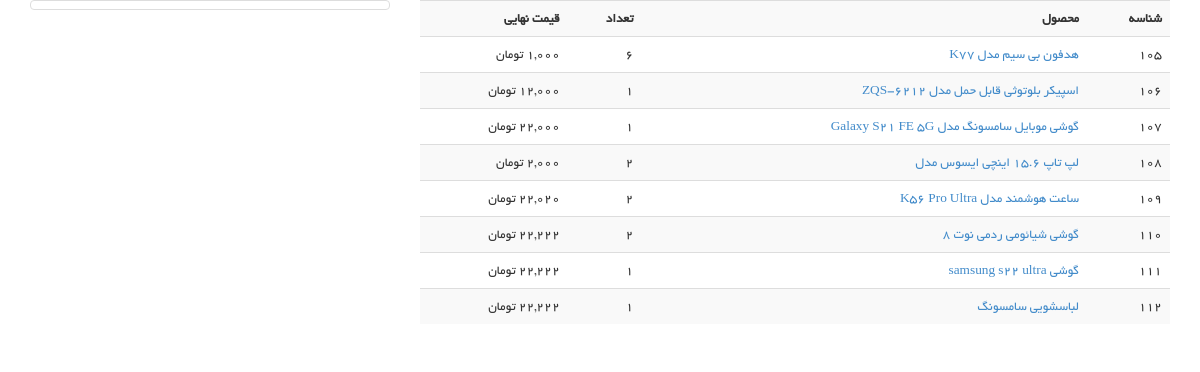
Page /user/my-shopping-detail/1 (signed in) on the committed database.
### order_module/models.py (models this page shows, shortened)
class OrderDetail(models.Model):
    order = models.ForeignKey(Order, on_delete=models.CASCADE, verbose_name='سبد خرید')
    product = models.ForeignKey(Product, on_delete=models.CASCADE, verbose_name='محصول')
    final_price = models.IntegerField(null=True, blank=True, verbose_name='قیمت نهایی تکی محصول')
    count = models.IntegerField(verbose_name='تعداد')
    class Meta:
        verbose_name = 'جزئیات سبد خرید'
        verbose_name_plural = 'لیست جزئیات سبد های خرید'

### product_module/models.py (models this page shows, shortened)
class Product(models.Model):
    title = models.CharField(max_length=300, verbose_name='عنوان')
    category = models.ManyToManyField(
        ProductCategory,
        related_name='product_categories',
        verbose_name='دسته بندی ها')
    image = models.ImageField(upload_to='images/products', null=True, blank=True, verbose_name='تصویر محصول')
    brand = models.ForeignKey(ProductBrand, verbose_name='برند', on_delete=models.CASCADE, null=True, blank=True)
    price = models.IntegerField(verbose_name="قیمت")
    short_description = models.CharField(max_length=360, null=True, db_index=True, verbose_name='توضیحات کوتاه')
    description = models.TextField(db_index=True, verbose_name='توضیحات اصلی')
    slug = models.SlugField(null=False, max_length=200, blank=True,
                            unique=True)  # ,editable=False) #vaghti blank=True ast , an field mitavanad dar admin khali bashad vagarna error midahad
    is_active = models.BooleanField(default=False, verbose_name='فعال/غیرفعال')
    is_delete = models.BooleanField(verbose_name='حذف شده / حذف نشده')
    class Meta:
        verbose_name = 'محصول'
        verbose_name_plural = 'محصولات'

### user_panel_module/views.py (the view)
# urls.py: path('my-shopping-detail/<order_id>', views.my_shopping_detail, name='user_shopping_detail_page'),
def my_shopping_detail(request:HttpRequest ,order_id):
    order = Order.objects.prefetch_related('orderdetail_set').filter(id=order_id,user_id=request.user.id,is_paid=True).first()
    if order is None:
        raise Http404("سبد خرید مورد نظر یافت نشد")
    return render(request, 'user_panel_module/user_shopping_detail.html',{
        'order':order
    })

### polls/templatetags/poll_extras.py (called while the page is built)
@register.filter(name='three_digits_currency')
def three_digits_currency(value: int):
    return '{:,}'.format(value) + ' تومان'

### user_panel_module/templates/user_panel_module/user_shopping_detail.html (shortened to what this page needs)
{% extends 'shared/_layout.html' %}
{% load render_partial %}
{% load poll_extras %}
{% load static %}
{% block content %}
    <div class="container">
        <div class="row">
            <div class="col-md-4">
                <a class="thumbnail">
                </a>
            </div>
            <div class="col-md-8">
                <table class="table table-responsive table-hover table-striped">
                    <tr>
                        <th class="text-right">شناسه</th>
                        <th class="text-right">محصول</th>
                        <th class="text-right">تعداد</th>
                        <th class="text-right">قیمت نهایی</th>
                    </tr>
                    {% for detail in order.orderdetail_set.all %}
                        <tr>
                            <td class="text-right">{{ detail.id }}</td>
                            <td class="text-right"><a href="{% url 'product-detail' slug=detail.product.slug %}">{{ detail.product.title }}</a></td>
                            <td class="text-right">{{ detail.count }}</td>
                            <td class="text-right">{{ detail.final_price|three_digits_currency }}</td>
                        </tr>
                    {% endfor %}
                </table>
            </div>
        </div>
    </div>
{% endblock %}

### static/css/main.css (style rules this page uses)
body { font-family: 'BYekan'; font-size: 10pt; position: relative; font-weight: normal; direction: rtl; }
a { -webkit-transition: 300ms; -moz-transition: 300ms; -o-transition: 300ms; transition: 300ms; }

### rows in the picture
OrderDetail: id "105", product "هدفون بی سیم مدل K77", count "6", final_price|three_digits_currency "1,000 تومان"
OrderDetail: id "106", product "اسپیکر بلوتوثی قابل حمل مدل ZQS-6212", count "1", final_price|three_digits_currency "12,000 تومان"
OrderDetail: id "107", product "گوشی موبایل سامسونگ مدل Galaxy S21 FE 5G", count "1", final_price|three_digits_currency "22,000 تومان"
OrderDetail: id "108", product "لپ تاپ 15.6 اینچی ایسوس مدل", count "2", final_price|three_digits_currency "2,000 تومان"
OrderDetail: id "109", product "ساعت هوشمند مدل K56 Pro Ultra", count "2", final_price|three_digits_currency "22,020 تومان"
OrderDetail: id "110", product "گوشی شیائومی ردمی نوت 8", count "2", final_price|three_digits_currency "22,222 تومان"
OrderDetail: id "111", product "گوشی samsung s22 ultra", count "1", final_price|three_digits_currency "22,222 تومان"
OrderDetail: id "112", product "لباسشویی سامسونگ", count "1", final_price|three_digits_currency "22,222 تومان"
